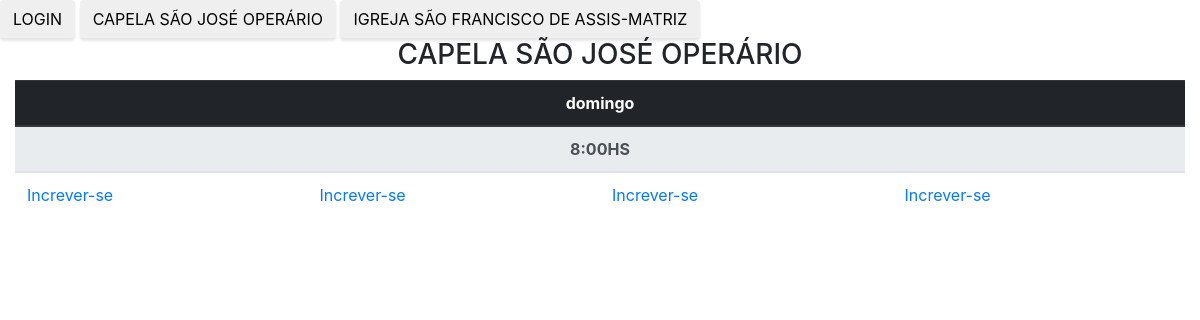
Before: /?pag=1&opcao=1 with the older database file.
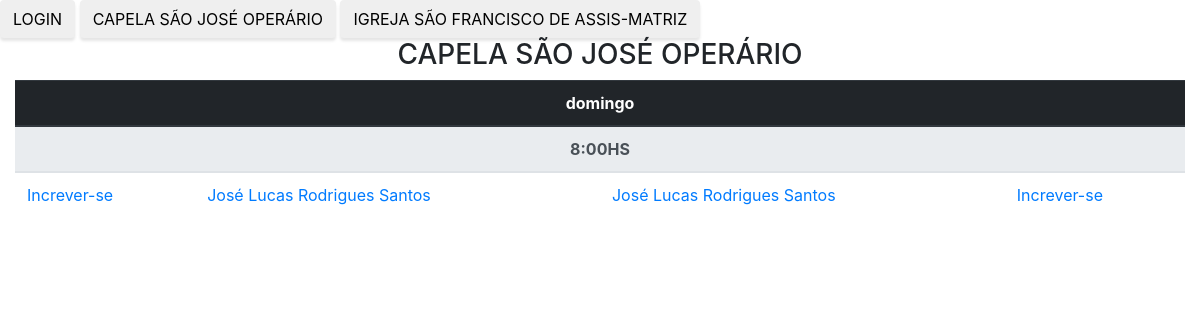
After: the same page with the newer database file.
### tables this page shows
CREATE TABLE `escala_igreja` (
  `segunda_manha1` varchar(255) NOT NULL,
  `segunda_manha2` varchar(255) NOT NULL,
  `segunda_noite1` varchar(255) NOT NULL,
  `segunda_noite2` varchar(255) NOT NULL,
  `terca_manha1` varchar(255) NOT NULL,
  `terca_manha2` varchar(255) NOT NULL,
  `terca_noite1` varchar(255) NOT NULL,
  `terca_noite2` varchar(255) NOT NULL,
  `quarta_manha1` varchar(255) NOT NULL,
  `quarta_manha2` varchar(255) NOT NULL,
  `quarta_noite1` varchar(255) NOT NULL,
  `quarta_noite2` varchar(255) NOT NULL,
  `quinta_manha1` varchar(255) NOT NULL,
  `quinta_manha2` varchar(255) NOT NULL,
  `quinta_noite1` varchar(255) NOT NULL,
  `quinta_noite2` varchar(255) NOT NULL,
  `sexta_manha1` varchar(255) NOT NULL,
  `sexta_manha2` varchar(255) NOT NULL,
  `sexta_noite1` varchar(255) NOT NULL,
  `sexta_noite2` varchar(255) NOT NULL,
  `sabado_manha1` varchar(255) NOT NULL,
  `sabado_manha2` varchar(255) NOT NULL,
  `sabado_noite1` varchar(255) NOT NULL,
  `sabado_noite2` varchar(255) NOT NULL,
  `sabado_noite3` varchar(255) NOT NULL,
  `sabado_noite4` varchar(255) NOT NULL,
  `domingo_manhaA1` varchar(255) NOT NULL,
  `domingo_manhaA2` varchar(255) NOT NULL,
  `domingo_manhaA3` varchar(255) NOT NULL,
  `domingo_manhaA4` varchar(255) NOT NULL,
  `domingo_manhaB1` varchar(255) NOT NULL,
  `domingo_manhaB2` varchar(255) NOT NULL,
  `domingo_manhaB3` varchar(255) NOT NULL,
  `domingo_manhaB4` varchar(255) NOT NULL,
  `domingo_tarde1` varchar(255) NOT NULL,
  `domingo_tarde2` varchar(255) NOT NULL,
  `domingo_tarde3` varchar(255) NOT NULL,
  `domingo_tarde4` varchar(255) NOT NULL,
  `domingo_noite1` varchar(255) NOT NULL,
  `domingo_noite2` varchar(255) NOT NULL,
  `domingo_noite3` varchar(255) NOT NULL,
  `domingo_noite4` varchar(255) NOT NULL,
  `domingo_capela1` varchar(255) NOT NULL,
  `domingo_capela2` varchar(255) NOT NULL,
  `domingo_capela3` varchar(255) NOT NULL,
  `domingo_capela4` varchar(255) NOT NULL,
  `mes` varchar(2) NOT NULL,
  `id` int(11) NOT NULL
);

### tabela_capela.php (the view, shortened to what this page needs)
<?php
	$sql= "SELECT * FROM escala_igreja ";
	$result = mysqli_query($conn,$sql);
	$row =  mysqli_fetch_assoc($result);
	$domingo_capela1 =@$row['domingo_capela1']?"<a href='crud.php?ok_escala=true&domingo_capela1=false'>".$row['domingo_capela1']."</a>":"<a href='crud.php?ok_escala=true&domingo_capela1=true'>Increver-se</a>";
	$domingo_capela2 =@$row['domingo_capela2']?"<a href='crud.php?ok_escala=true&domingo_capela2=false'>".$row['domingo_capela2']."</a>":"<a href='crud.php?ok_escala=true&domingo_capela2=true'>Increver-se</a>";
	$domingo_capela3 =@$row['domingo_capela3']?"<a href='crud.php?ok_escala=true&domingo_capela3=false'>".$row['domingo_capela3']."</a>":"<a href='crud.php?ok_escala=true&domingo_capela3=true'>Increver-se</a>";
	$domingo_capela4 =@$row['domingo_capela4']?"<a href='crud.php?ok_escala=true&domingo_capela4=false'>".$row['domingo_capela4']."</a>":"<a href='crud.php?ok_escala=true&domingo_capela4=true'>Increver-se</a>";
	echo $tabela=	"
	<h3 align='center'>CAPELA SÃO JOSÉ OPERÁRIO</h3>
		<div class='container-fluid '>
	<table class='table'align='center'>
		    	<thead class='thead-dark'>
		    		<tr align='center'>
		    		<th colspan='12'>domingo</th>
		    		</tr>
		    	</thead>
		    	 <thead class='thead-light'>
		    		<tr align='center'>
		    		<th colspan='12'>8:00HS</th>
		    		</tr>
		    	</thead>
		    	 <tr>
			      <td colspan='3'> $domingo_capela1</td>
			      <td colspan='3'> $domingo_capela2</td>
			      <td colspan='3'> $domingo_capela3</td>
			      <td colspan='3'> $domingo_capela4</td>
			    </tr>
		</table>
		</div>";
?>

Changed rows visible on the page:
now on this page (row edited): escala_igreja: domingo_capela2 "José Lucas Rodrigues Santos", domingo_capela3 "José Lucas Rodrigues Santos"
Other visible differences:
text no longer shown: "Increver-se Increver-se"
